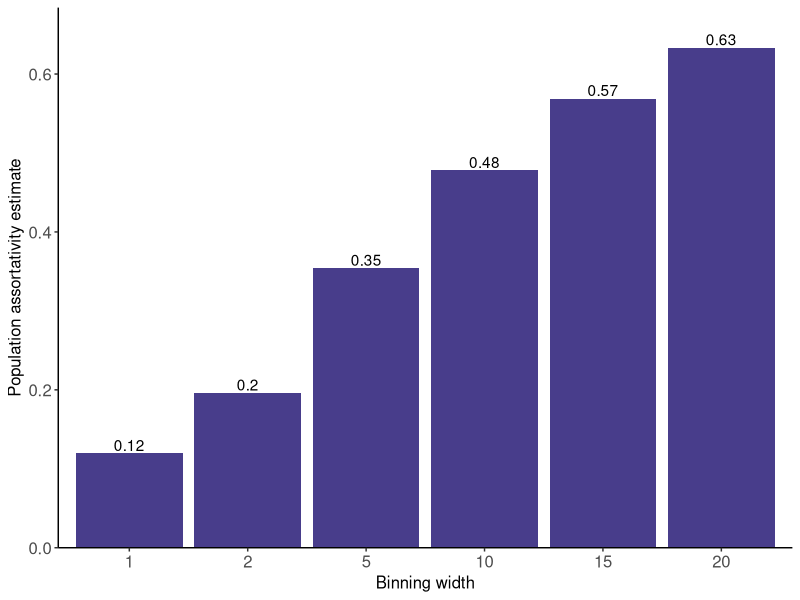
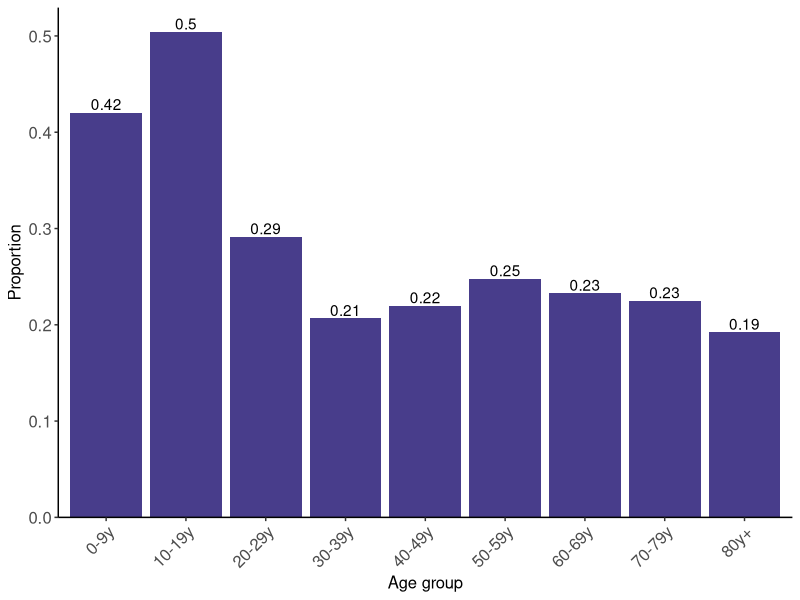
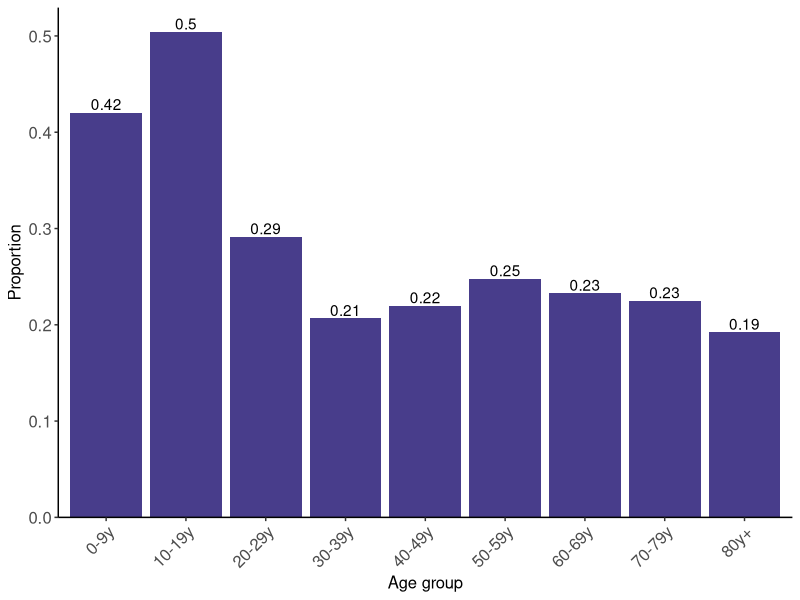

These charts were generated, in order, by the following R code:
library(tidyverse)

## Load dataframe with probability of a contact of occurring within the same age group
df_proba_stays_within_age_group <- read_csv('../results/df_proba_stays_within_age_group_WA.csv')

## Load dataframe with probability of a contact of occurring within the same age group 
## (by age group in decade)
df_proba_stays_within_age_group_by_age <- read_csv('../results/df_proba_stays_within_age_group_by_age_decade_WA.csv')

## Plot assortativity estimate at the population level as a function of binning width
plt_assortativity_estimate_age_population_level <- df_proba_stays_within_age_group %>% 
  ggplot(aes(x = as.factor(binning_width), y = proba_stays_within_group)) +
  geom_bar(stat = 'identity', fill = 'darkslateblue') +
  geom_text(aes(label = round(proba_stays_within_group, 2)), vjust = -0.2) +
  scale_x_discrete(name = 'Binning width') +
  scale_y_continuous(name = 'Population assortativity estimate', 
                     expand = expansion(mult = c(0., 0.08))) +
  theme_classic() +
  theme(axis.text = element_text(size = 12), axis.title = element_text(size = 12))

#png('../figures/supplementary-figures/assortativity_estimates_age.png', 
#    height = 3, width = 4, res = 350, units = 'in')
plot(plt_assortativity_estimate_age_population_level)
#dev.off()
#pdf('../figures/supplementary-figures/assortativity_estimates_age.pdf', 
#    height = 3, width = 4)
#plot(plt_assortativity_estimate_age_population_level)
#dev.off()

## Plot assortativity estimate at the population level as the age group in decade
plt_prop_contacts_within_age_group_across_age_group_with_text <- df_proba_stays_within_age_group_by_age %>% 
  ggplot(aes(x = age_aggregated_i, y = prop_contacts_within_i)) +
  geom_bar(stat = 'identity', fill = 'darkslateblue') +
  geom_text(aes(label = round(prop_contacts_within_i, 2)), vjust = -0.2) +
  scale_x_discrete(name = 'Age group') +
  scale_y_continuous(name = 'Proportion', expand = expansion(mult = c(0., 0.05))) +
  theme_classic() +
  theme(axis.text = element_text(size = 12), axis.title = element_text(size = 12),
        axis.text.x = element_text(angle = 45, vjust = 1., hjust = 1.))

# png('../figures/supplementary-figures/prop_contacts_within_age_group_across_age_group.png', 
#     height = 3, width = 4, res = 350, units = 'in')
plot(plt_prop_contacts_within_age_group_across_age_group_with_text)
# dev.off()
# pdf('../figures/supplementary-figures/prop_contacts_within_age_group_across_age_group.pdf', 
#     height = 3, width = 4)
# plot(plt_prop_contacts_within_age_group_across_age_group_with_text)
# dev.off()



plot(plt_prop_contacts_within_age_group_across_age_group_with_text)
